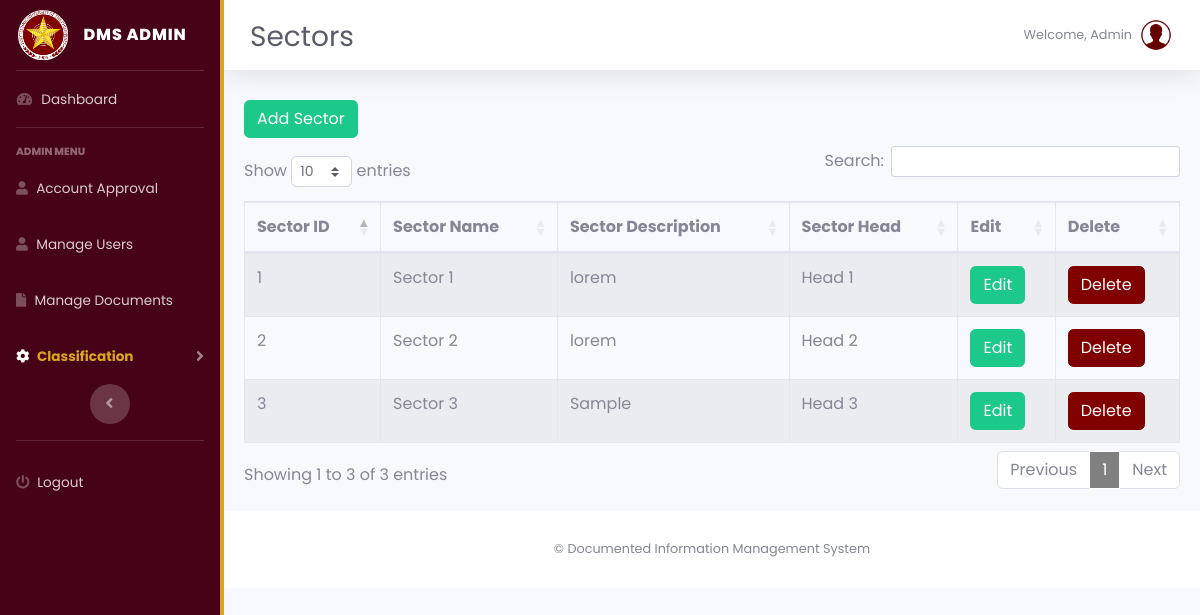
/admin/sectors.php, run on the app's committed database.
### tables this page shows
CREATE TABLE `sector` (
  `Sector_ID` int(11) NOT NULL,
  `Sector_Name` varchar(50) NOT NULL,
  `Sector_Description` varchar(255) NOT NULL,
  `Sector_Head` varchar(50) NOT NULL
);

### admin/sectors.php (the view, shortened to what this page needs)
<?php
include('includes/header.php');
include('includes/navbar.php');
include('../admin/database-connect/connect.php');
?>
        <div id="content-wrapper" class="d-flex flex-column">
            <div id="content">
                <nav class="navbar navbar-expand navbar-light bg-white topbar mb-4 static-top shadow newtopbar" style="margin-bottom:0;">
                    <div class="d-sm-flex align-items-center justify-content-between mb-4" style="margin-top: 27px; margin-left: 10px;">
                        <h1 class="h3 mb-0 text-gray-800">Sectors</h1>
                    </div>
                    <ul class="navbar-nav ml-auto">
                        <li class="nav-item dropdown no-arrow">
                            <a class="nav-link dropdown-toggle" href="#" id="userDropdown" role="button"
                                data-toggle="dropdown" aria-haspopup="true" aria-expanded="false">
                                <span class="mr-2 d-none d-lg-inline text-gray-600 small">Welcome, Admin</span>
                                <img class="img-profile rounded-circle" src="img/icons8-male-user-50.png">
                            </a>
                        </li>
                    </ul>
                </nav>
                <div class="card-body">
    <div class="table-responsive">
        <td>
                        <button type="button" class="btn btn-success add_btn" data-toggle="modal" data-target="#addSectorsModal" style="margin-bottom: 8px; margin-top:10px;">Add Sector</button>
        </td>
<?php
$query ="SELECT * FROM sector";
$query_run=mysqli_query($conn, $query);
?>
       <table id="dataTableID" class="table table-bordered table table-striped " width = "100%" cellspacing="0">
            <thead>
                <tr>
                    <th>Sector ID</th>
                    <th>Sector Name</th>
                    <th>Sector Description</th>
                    <th>Sector Head</th>
                    <th>Edit</th>
                    <th>Delete</th>
                </tr>
            </thead>
            <tbody>
                <?php
                    if(mysqli_num_rows($query_run) > 0) {
                        while($row=mysqli_fetch_assoc($query_run))
                        {
                            ?>
                <tr>
                    <td><?php echo $row['Sector_ID']; ?></td>
                    <td><?php echo $row['Sector_Name']; ?></td>
                    <td><?php echo $row['Sector_Description']; ?></td>
                    <td><?php echo $row['Sector_Head']; ?></td>
                    <td>
                        <button type="button" class="btn btn-success edit_btn" data-toggle="modal" data-target="#editSectorModal">Edit</button>
                    </td>
                    <td>
                            <button type ="submit" name = "delete_btn" class = "btn btn-danger delete_btn" style="background-color: maroon; border-color: maroon;">Delete</button>
                    </td>
                </tr>
                <?php
                        }
                    }
                    else
                    {
                        echo "No Record Found";
                    }
                    ?>
            </tbody>
        </table>
    </div>
</div>
<?php
include('includes/footer.php');
?>

### admin/css/newheader.css (style rules this page uses)
* { font-family: 'Poppins',sans-serif; }
.newtopbar { margin-bottom: 0rem !important; }
.mb-0 { margin-top: 1.5rem !important; margin-bottom: 1.5rem !important; }

### data on the page
sector: Sector_ID "1", Sector_Name "Sector 1", Sector_Description "lorem", Sector_Head "Head 1"
sector: Sector_ID "2", Sector_Name "Sector 2", Sector_Description "lorem", Sector_Head "Head 2"
sector: Sector_ID "3", Sector_Name "Sector 3", Sector_Description "Sample", Sector_Head "Head 3"
